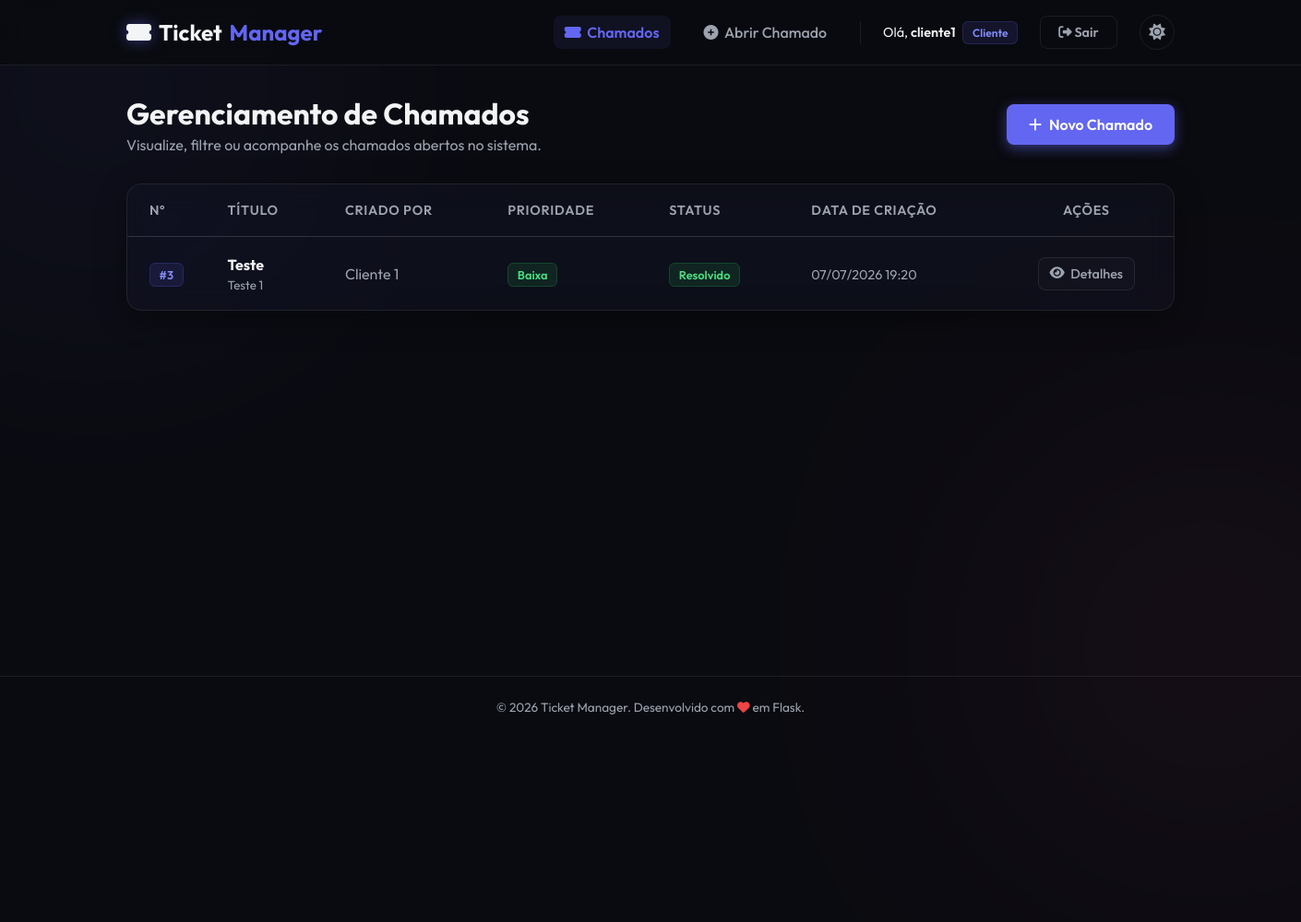
The app's page /tickets (signed in), older data.
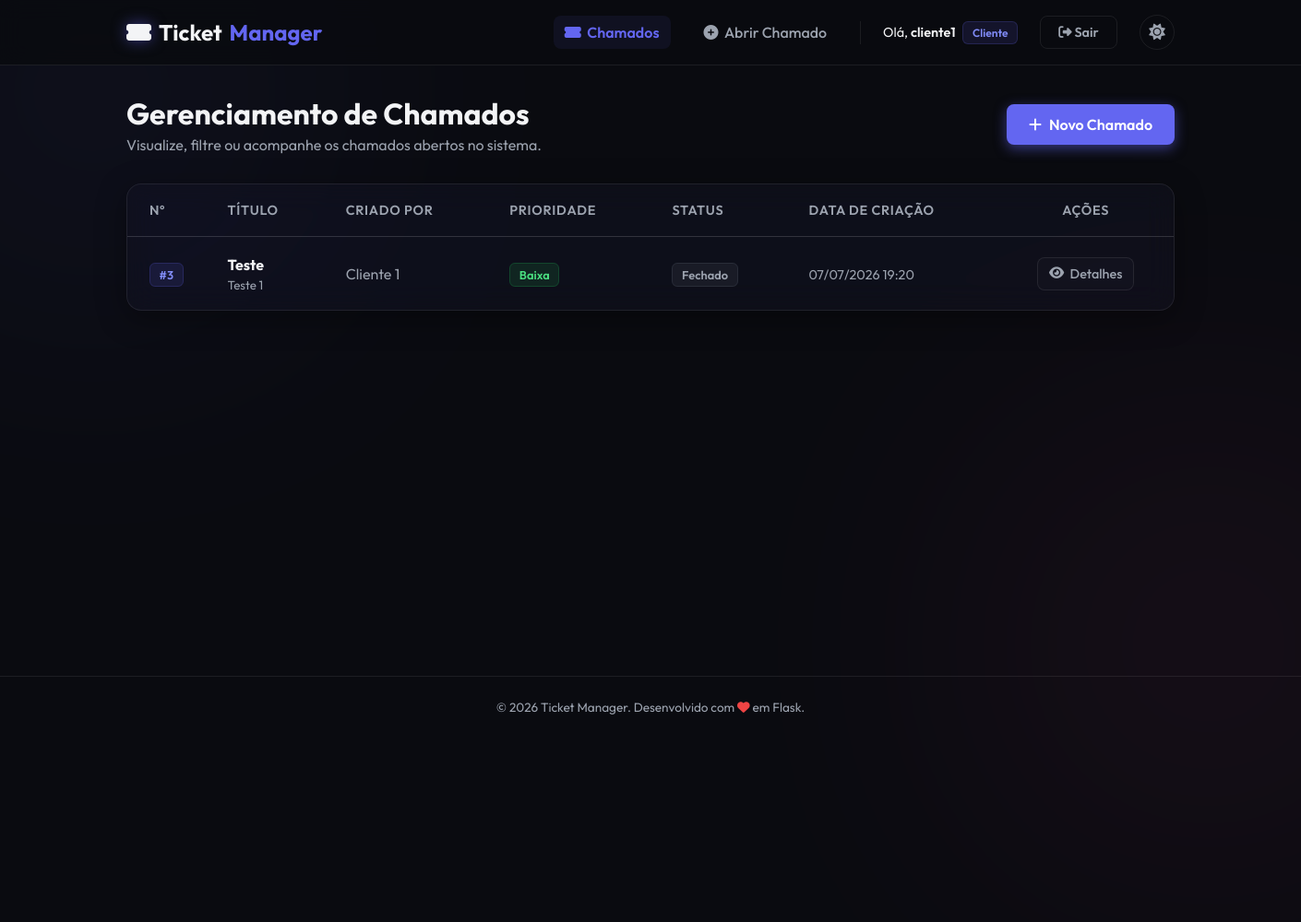
The same page, newer data.
### models.py (models this page shows, shortened)
class Chamado(db.Model):
    __tablename__ = "chamados"
    id = db.Column(db.Integer, primary_key=True)
    titulo = db.Column(db.String(100), nullable=False)
    descricao = db.Column(db.Text, nullable=False)
    prioridade = db.Column(db.String(20), nullable=False, default="Média")  # Baixa, Média, Alta
    status = db.Column(db.String(20), nullable=False, default="Aberto")  # Aberto, Em Andamento, Resolvido, Fechado
    data_criacao = db.Column(db.DateTime, nullable=False, default=db.func.now())
    usuario_id = db.Column(db.Integer, db.ForeignKey("usuarios.id"), nullable=False)
    usuario = db.relationship("Usuario", backref=db.backref("chamados", lazy=True))
    categoria_id = db.Column(db.Integer, db.ForeignKey("categorias.id"), nullable=True)
    categoria = db.relationship("Categoria", backref=db.backref("chamados", lazy=True))

class Usuario(db.Model):
    __tablename__ = "usuarios"
    id = db.Column(db.Integer, primary_key=True)
    nome = db.Column(db.String(50), nullable=False)
    sobrenome = db.Column(db.String(50), nullable=False)
    email = db.Column(db.String(120), unique=True, nullable=False)
    username = db.Column(db.String(50), unique=True, nullable=False)
    senha = db.Column(db.String(255), nullable=False)
    cidade_id = db.Column(db.Integer, db.ForeignKey("cidades.id"), nullable=True)
    cidade = db.relationship("Cidade", backref=db.backref("usuarios", lazy=True))
    perfis = db.relationship("Perfil", backref="usuario", lazy=True, cascade="all, delete-orphan")
    @property
    def tipo_perfil(self):
        if self.perfis:
            return self.perfis[0].tipo_perfil
        return "Cliente"

### app.py (the view)
@app.route('/tickets')
@login_required
def list_tickets():
    return controllers.list_tickets_controller()

### app.py (called while the page is built)
def login_required(f):
    @wraps(f)
    def decorated_function(*args, **kwargs):
        if 'user_id' not in session:
            flash('Você precisa fazer login para acessar esta página.', 'danger')
            return redirect(url_for('login'))
        return f(*args, **kwargs)
    return decorated_function

### controllers.py (called while the page is built)
def list_tickets_controller():
    usuario = Usuario.query.get(session.get('user_id'))
    if usuario and usuario.tipo_perfil == 'Cliente':
        chamados = Chamado.query.filter_by(usuario_id=usuario.id).all()
    else:
        chamados = Chamado.query.all()
    return render_template('tickets.html', chamados=chamados)

### templates/tickets.html (shortened to what this page needs)
{% extends 'base.html' %}
{% block content %}
<div class="container">
    <div class="page-header">
        <div>
            <h1>Gerenciamento de Chamados</h1>
            <p class="subtitle">Visualize, filtre ou acompanhe os chamados abertos no sistema.</p>
        </div>
        <a href="{{ url_for('create_ticket') }}" class="btn-primary">
            <i class="fa-solid fa-plus"></i> Novo Chamado
        </a>
    </div>
    <div class="glass-card table-responsive">
        <table class="data-table">
            <thead>
                <tr>
                    <th style="width: 80px;">Nº</th>
                    <th>Título</th>
                    <th>Criado por</th>
                    <th>Prioridade</th>
                    <th>Status</th>
                    <th>Data de Criação</th>
                    <th class="text-center">Ações</th>
                </tr>
            </thead>
            <tbody>
                {% for chamado in chamados %}
                    <tr>
                        <td data-label="Nº">
                            <span class="badge badge-username">#{{ chamado.id }}</span>
                        </td>
                        <td data-label="Título">
                            <div style="display: flex; flex-direction: column; gap: 0.25rem; text-align: left; width: 100%;">
                                <div style="display: flex; align-items: center; gap: 0.5rem; flex-wrap: wrap;">
                                    <strong style="color: var(--text-primary);">{{ chamado.titulo }}</strong>
                                </div>
                                <small style="color: var(--text-secondary); max-width: 300px; display: inline-block; white-space: nowrap; overflow: hidden; text-overflow: ellipsis;" title="{{ chamado.descricao }}">
                                    {{ chamado.descricao }}
                                </small>
                            </div>
                        </td>
                        <td data-label="Criado por">
                            <span style="color: var(--text-secondary);">{{ chamado.usuario.nome }} {{ chamado.usuario.sobrenome }}</span>
                        </td>
                        <td data-label="Prioridade">
                            <span class="badge badge-{{ chamado.prioridade | lower }}">{{ chamado.prioridade }}</span>
                        </td>
                        <td data-label="Status">
                            {% set status_class = chamado.status.lower().replace(' ', '') %}
                            <span class="badge badge-{{ status_class }}">{{ chamado.status }}</span>
                        </td>
                        <td data-label="Data">
                            <span style="color: var(--text-secondary); font-size: 0.9rem;">
                                {{ chamado.data_criacao.strftime('%d/%m/%Y %H:%M') }}
                            </span>
                        </td>
                        <td data-label="Ações">
                            <div class="action-buttons">
                                <a href="{{ url_for('ticket_details', ticket_id=chamado.id) }}" class="btn-action btn-edit" title="Ver Detalhes/Responder">
                                    <i class="fa-solid fa-eye"></i> Detalhes
                                </a>
                            </div>
                        </td>
                    </tr>
                {% endfor %}
            </tbody>
        </table>
    </div>
</div>
{% endblock %}

Row changes from the older to the newer data that the page shows:
changed Chamado "Teste": status "Resolvido" → "Fechado"
